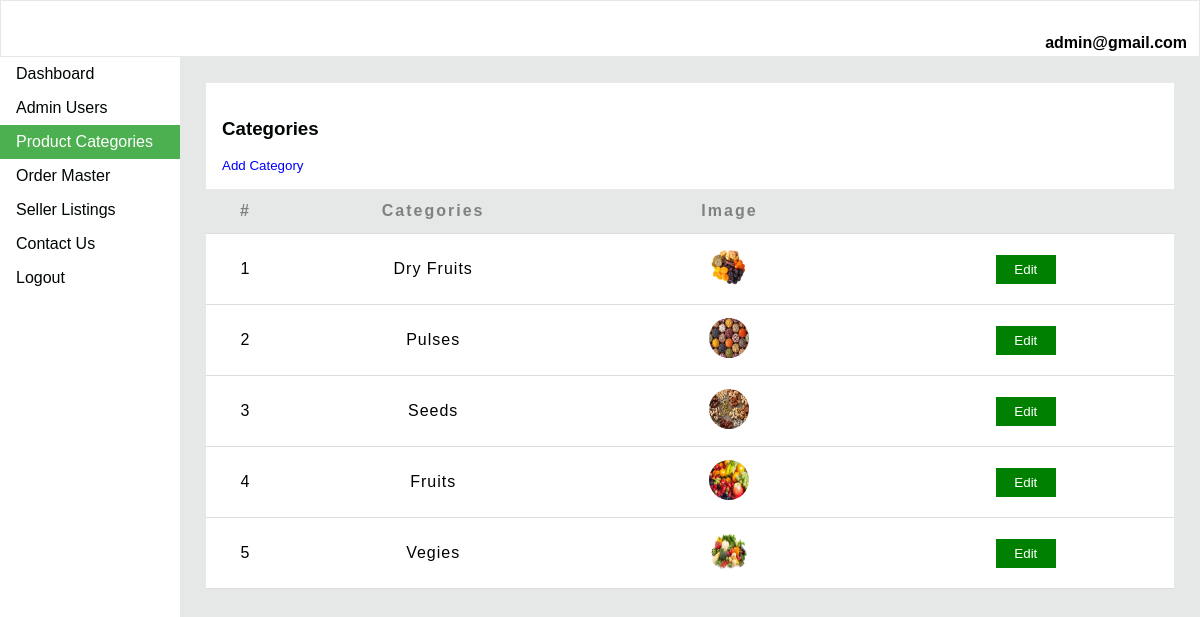
Page /php/admin/categories.php (signed in) on the committed database.
### tables this page shows
CREATE TABLE `categories_tbl` (
  `id` int(10) NOT NULL,
  `categories` varchar(50) NOT NULL,
  `image` varchar(255) NOT NULL,
  `status` tinyint(4) NOT NULL DEFAULT 1
);

### php/admin/categories.php (the view, shortened to what this page needs)
<?php
if(isset($_SESSION['id']))
{
?>
      <!DOCTYPE html>
      <html>
      <head>
        <?php include('adminHeader.php'); ?>
        </head>
      <body>
      <div style="margin-left:15%;padding:26px 26px;">
      <center>
        <table width="100%">
        <col style="width:4%">
	      <col style="width:15%">
        <col style="width:15%">
	      <col style="width:15%">
          <thead>
          <caption>
           <h3>Categories </h3>
           <div class="openBtn">
          <button class="openButton" onclick="openForm()" style="border:none;">Add Category</button>
          </div>
          </caption>
          <tr>
		        <th>#</th>
			      <th>Categories</th>
			      <th>Image</th>
			      <th> </th>
          </tr>
          </thead>
          <tbody>
            <?php
                $sql="select * from categories_tbl order by id desc";
                if($result=mysqli_query($con,$sql))
                {
                        $i=0;
                        while($row=mysqli_fetch_array($result))
                        {
                                $i=$i+1;
                                ?>
                                <tr>
                                 <td><?php echo $i?></td>
                                 <td><?php echo $row['categories']?></td>
                                 <td><img src="../../images/<?php echo $row['image']?>" style="border-radius:50%;height:40px;width:40px;"/></td>
                                        <td>
                                                <a href="editCategories.php?edit=true&id=<?php echo $row['id'];?>"> <button style="background-color:green;padding:7px;border:none;color:white;width:60px;">Edit</button></a>
                                         </td>
                                </tr>
                               <?php
                        }
                }
                ?>
                </tbody>
        </table>
        </center>
        </div>
        </body>
    </html>
			<?php
		}?>

### php/admin/adminHeader.php (shortened to what this page needs)
<?php
include("../dbconnection.php");
$id=$_SESSION['id'];
?>
</head>
<body>
<div id="headbar">
        <?php
         $sql="SELECT * FROM login_tbl WHERE login_id=$id";
         $result=mysqli_query($con,$sql);
         $row=mysqli_fetch_array($result);
        ?>
        <h4 style="float:right;padding:1%;"><?php echo $row['email'];?></h4>
</div>
<ul>
  <li><a class="active" href="dashboard.php" id="active1">Dashboard</a></li>
  <li><a href="adminUser.php" id="active2">Admin Users</a></li>
  <li><a href="categories.php" id="active3"> Product Categories</a></li>
  <li><a href="" id="active4">Order Master</a></li>
  <li><a href="" id="active5">Seller Listings</a></li>
  <li><a href="#contact" id="active6" >Contact Us</a></li>
  <li><a href="../logout.php" id="active7" >Logout</a></li>
</ul>

### php/admin/adminHeader.php (style rules this page uses)
body { margin: 0; background:#e6e8e8; }
ul { list-style-type: none; margin: 0; padding: 0; width: 15%; background-color: #ffffff; position: fixed; height: 100%; overflow: auto; }
li a { display: block; color: rgb(0,5,5); padding: 8px 16px; text-decoration: none; }
li a.active { background-color: #4CAF50; color: white; }
#headbar { overflow: hidden; background:#ffffff; margin:1px; height:55px; }

### php/admin/categories.php (style rules this page uses)
table { table-layout: fixed; border-collapse: collapse; background:#ffffff; }
th, td { padding: 13px; border-bottom: 1px solid #ddd; }
body { font-family: "Arial", Helvetica, sans-serif; font-size: 16px; }
th { letter-spacing: 2px; background:#e6e8e8; color:#808080; }
td { letter-spacing: 1px; text-align:center; }
caption { background:#ffffff; color: rgb(0,5,5); padding: 16px 16px; float:left; }
* { box-sizing: border-box; }
.openBtn { display: flex; justify-content: left; }
.openButton { border: none; background-color: #ffffff; color: blue; padding: 0px; cursor: pointer; }

### rows in the picture
categories_tbl: categories "Dry Fruits", image (picture)
categories_tbl: categories "Pulses", image (picture)
categories_tbl: categories "Seeds", image (picture)
categories_tbl: categories "Fruits", image (picture)
categories_tbl: categories "Vegies", image (picture)

### other values in the picture
$row['email'] "admin@gmail.com"
